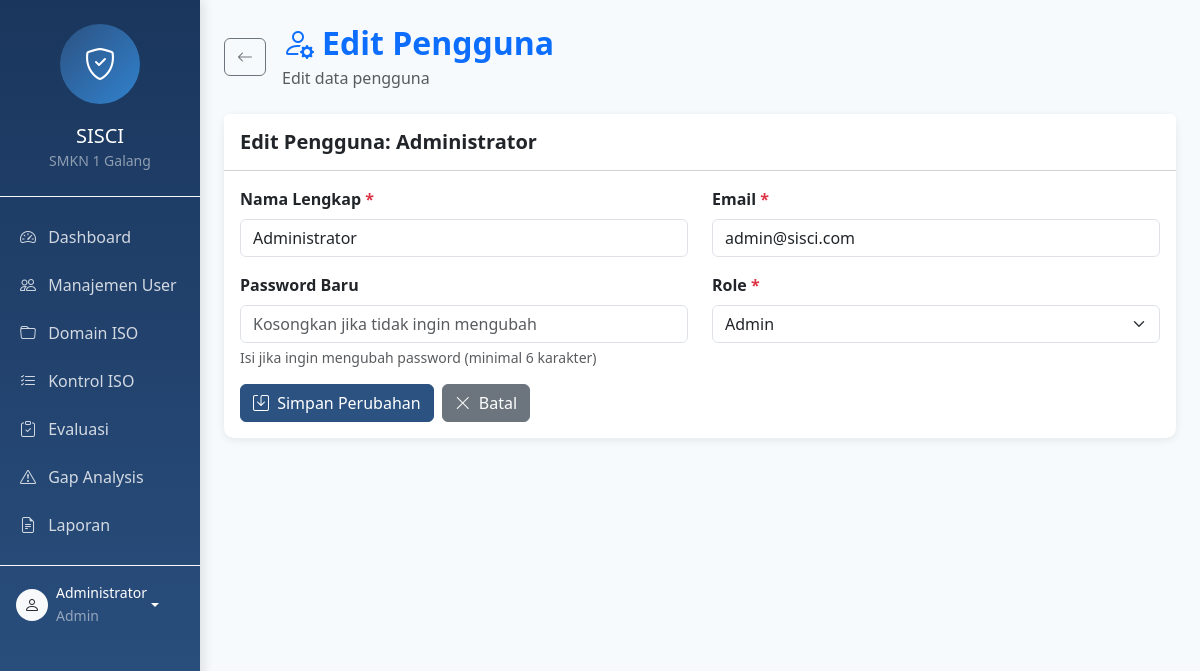
/index.php?page=users&action=edit&id=1 (signed in), run on the app's committed database.
### tables this page shows
CREATE TABLE users (
    id INT AUTO_INCREMENT PRIMARY KEY COMMENT 'ID unik pengguna',
    nama VARCHAR(100) NOT NULL COMMENT 'Nama lengkap pengguna',
    email VARCHAR(100) NOT NULL UNIQUE COMMENT 'Email pengguna (username login)',
    password VARCHAR(255) NOT NULL COMMENT 'Password yang sudah di-hash',
    role ENUM('admin', 'auditor', 'manajemen') NOT NULL DEFAULT 'auditor' COMMENT 'Role pengguna',
    created_at TIMESTAMP DEFAULT CURRENT_TIMESTAMP COMMENT 'Waktu pembuatan akun',
    updated_at TIMESTAMP DEFAULT CURRENT_TIMESTAMP ON UPDATE CURRENT_TIMESTAMP COMMENT 'Waktu terakhir update',
    
    INDEX idx_email (email),
    INDEX idx_role (role)
);

### controllers/UserController.php (called while the page is built, shortened)
<?php
require_once __DIR__ . '/../models/UserModel.php';
class UserController {
    private $userModel;
    public function __construct() {
        $this->userModel = new UserModel();
    }
    public function edit() {
        $id = intval($_GET['id'] ?? 0);
        $user = $this->userModel->getById($id);
        include __DIR__ . '/../views/users/edit.php';
    }
}

### config/config.php (called while the page is built, shortened)
<?php
function isLoggedIn() {
    return isset($_SESSION['user_id']) && !empty($_SESSION['user_id']);
}
function hasRole($roles) {
    if (is_string($roles)) {
        $roles = [$roles];
    }
    return in_array($_SESSION['user_role'], $roles);
}
function getCurrentUser() {
    return [
        'id' => $_SESSION['user_id'],
        'nama' => $_SESSION['user_nama'],
        'email' => $_SESSION['user_email'],
        'role' => $_SESSION['user_role']
    ];
}

### models/UserModel.php (called while the page is built, shortened)
<?php
require_once __DIR__ . '/../config/database.php';
class UserModel {
    private $db;
    public function __construct() {
        $this->db = getDB();
    }
    public function getById($id) {
        $stmt = $this->db->prepare("SELECT id, nama, email, role, created_at FROM users WHERE id = ?");
        $stmt->execute([$id]);
        return $stmt->fetch();
    }
}

### config/database.php (called while the page is built, shortened)
<?php
class Database {
    private static $instance = null;
    public static function getInstance() {
        if (self::$instance === null) {
            try {
                $dsn = "mysql:host=" . DB_HOST . ";dbname=" . DB_NAME . ";charset=" . DB_CHARSET;
                $options = [
                    PDO::ATTR_ERRMODE => PDO::ERRMODE_EXCEPTION,
                    PDO::ATTR_DEFAULT_FETCH_MODE => PDO::FETCH_ASSOC,
                    PDO::ATTR_EMULATE_PREPARES => false,
                ];
                self::$instance = new PDO($dsn, DB_USER, DB_PASS, $options);
            } catch (PDOException $e) {
                error_log("Koneksi Database Gagal: " . $e->getMessage());
                die("Terjadi kesalahan koneksi database. Silakan coba lagi nanti.");
            }
        }
        return self::$instance;
    }
}
function getDB() {
    return Database::getInstance();
}

### views/users/edit.php (the view, shortened to what this page needs)
<?php
include __DIR__ . '/../layouts/header.php';
?>
<div class="container-fluid">
    <div class="row">
        <?php include __DIR__ . '/../layouts/sidebar.php'; ?>
        <div class="col-md-9 col-lg-10 main-content p-4">
            <div class="d-flex align-items-center mb-4">
                <a href="<?php echo BASE_URL; ?>index.php?page=users" class="btn btn-outline-secondary me-3">
                    <i class="bi bi-arrow-left"></i>
                </a>
                <div>
                    <h2 class="fw-bold text-primary mb-1">
                        <i class="bi bi-person-gear me-2"></i>Edit Pengguna
                    </h2>
                    <p class="text-muted mb-0">Edit data pengguna</p>
                </div>
            </div>
            <div class="card">
                <div class="card-header bg-white py-3">
                    <h5 class="fw-bold mb-0">Edit Pengguna: <?php echo htmlspecialchars($user['nama']); ?></h5>
                </div>
                <div class="card-body">
                    <form action="<?php echo BASE_URL; ?>index.php?page=users&action=update" method="POST">
                        <div class="row">
                            <div class="col-md-6 mb-3">
                                <label for="nama" class="form-label fw-semibold">
                                    Nama Lengkap <span class="text-danger">*</span>
                                </label>
                                <input type="text"
                                       class="form-control"
                                       id="nama"
                                       name="nama"
                                       value="<?php echo htmlspecialchars($user['nama']); ?>"
                                       placeholder="Masukkan nama lengkap"
                                       required>
                            </div>
                            <div class="col-md-6 mb-3">
                                <label for="email" class="form-label fw-semibold">
                                    Email <span class="text-danger">*</span>
                                </label>
                                <input type="email"
                                       class="form-control"
                                       id="email"
                                       name="email"
                                       value="<?php echo $user['email']; ?>"
                                       placeholder="Masukkan email"
                                       required>
                            </div>
                        </div>
                        <div class="row">
                            <div class="col-md-6 mb-3">
                                <label for="password" class="form-label fw-semibold">
                                    Password Baru
                                </label>
                                <input type="password"
                                       class="form-control"
                                       id="password"
                                       name="password"
                                       placeholder="Kosongkan jika tidak ingin mengubah"
                                       minlength="6">
                                <div class="form-text">
                                    Isi jika ingin mengubah password (minimal 6 karakter)
                                </div>
                            </div>
                            <div class="col-md-6 mb-3">
                                <label for="role" class="form-label fw-semibold">
                                    Role <span class="text-danger">*</span>
                                </label>
                                <select class="form-select" id="role" name="role" required>
                                    <option value="admin" <?php echo ($user['role'] == 'admin') ? 'selected' : ''; ?>>Admin</option>
                                </select>
                            </div>
                        </div>
                        <div class="d-flex gap-2">
                            <button type="submit" class="btn btn-primary">
                                <i class="bi bi-save me-1"></i>
                                Simpan Perubahan
                            </button>
                            <a href="<?php echo BASE_URL; ?>index.php?page=users" class="btn btn-secondary">
                                <i class="bi bi-x-lg me-1"></i>
                                Batal
                            </a>
                        </div>
                    </form>
                </div>
            </div>
        </div>
    </div>
</div>
<?php
include __DIR__ . '/../layouts/footer.php';

### views/layouts/sidebar.php (shortened to what this page needs)
<?php
$currentPage = $_GET['page'] ?? 'dashboard';
$currentAction = $_GET['action'] ?? 'index';
function isActive($page, $action = null) {
    global $currentPage, $currentAction;
    if ($action === null) {
        return $currentPage === $page ? 'active' : '';
    }
    return ($currentPage === $page) ? 'active' : '';
}
?>
<div class="col-md-3 col-lg-2 sidebar p-0">
    <div class="d-flex flex-column">
        <div class="text-center p-4 border-bottom border-light">
            <div class="brand-logo mx-auto">
                <i class="bi bi-shield-check"></i>
            </div>
            <h5 class="text-white mb-0">SISCI</h5>
            <small class="text-white-50">SMKN 1 Galang</small>
        </div>
        <nav class="nav flex-column py-3">
            <a href="<?php echo BASE_URL; ?>index.php?page=dashboard"
               class="nav-link <?php echo isActive('dashboard'); ?>">
                <i class="bi bi-speedometer2"></i>
                Dashboard
            </a>
            <?php if (hasRole('admin')): ?>
            <a href="<?php echo BASE_URL; ?>index.php?page=users"
               class="nav-link <?php echo isActive('users'); ?>">
                <i class="bi bi-people"></i>
                Manajemen User
            </a>
            <?php endif; ?>
            <?php if (hasRole('admin')): ?>
            <a href="<?php echo BASE_URL; ?>index.php?page=domain"
               class="nav-link <?php echo isActive('domain'); ?>">
                <i class="bi bi-folder"></i>
                Domain ISO
            </a>
            <a href="<?php echo BASE_URL; ?>index.php?page=kontrol"
               class="nav-link <?php echo isActive('kontrol'); ?>">
                <i class="bi bi-list-check"></i>
                Kontrol ISO
            </a>
            <?php endif; ?>
            <?php if (hasRole(['admin', 'auditor'])): ?>
            <a href="<?php echo BASE_URL; ?>index.php?page=evaluasi"
               class="nav-link <?php echo isActive('evaluasi'); ?>">
                <i class="bi bi-clipboard-check"></i>
                Evaluasi
            </a>
            <?php endif; ?>
            <a href="<?php echo BASE_URL; ?>index.php?page=evaluasi&action=gap"
               class="nav-link <?php echo ($currentPage === 'evaluasi' && $currentAction === 'gap') ? 'active' : ''; ?>">
                <i class="bi bi-exclamation-triangle"></i>
                Gap Analysis
            </a>
            <a href="<?php echo BASE_URL; ?>index.php?page=laporan"
               class="nav-link <?php echo isActive('laporan'); ?>">
                <i class="bi bi-file-earmark-text"></i>
                Laporan
            </a>
        </nav>
        <div class="mt-auto p-3 border-top border-light">
            <div class="dropdown">
                <a href="#" class="d-flex align-items-center text-white text-decoration-none dropdown-toggle"
                   data-bs-toggle="dropdown">
                    <div class="bg-light rounded-circle d-flex align-items-center justify-content-center me-2"
                         style="width: 32px; height: 32px;">
                        <i class="bi bi-person text-dark"></i>
                    </div>
                    <div>
                        <small class="d-block text-white"><?php echo htmlspecialchars($currentUser['nama']); ?></small>
                        <small class="text-white-50 text-capitalize"><?php echo $currentUser['role']; ?></small>
                    </div>
                </a>
            </div>
        </div>
    </div>
</div>

### views/layouts/header.php (style rules this page uses)
:root { --primary-color: #2c5282; --secondary-color: #4a5568; --success-color: #38a169; --info-color: #3182ce; --warning-color: #d69e2e; --danger-color: #e53e3e; --light-bg: #f7fafc; }
body { font-family: 'Segoe UI', Tahoma, Geneva, Verdana, sans-serif; background-color: var(--light-bg); }
.sidebar { min-height: 100vh; background: linear-gradient(180deg, #1a365d 0%, #2c5282 100%); box-shadow: 4px 0 10px rgba(0,0,0,0.1); }
.sidebar .nav-link { color: rgba(255,255,255,0.8); padding: 12px 20px; border-radius: 0; transition: all 0.3s ease; }
.sidebar .nav-link i { width: 24px; margin-right: 8px; }
.card { border: none; border-radius: 10px; box-shadow: 0 2px 8px rgba(0,0,0,0.08); transition: transform 0.2s ease, box-shadow 0.2s ease; }
.btn { border-radius: 6px; font-weight: 500; transition: all 0.3s ease; }
.btn-primary { background-color: var(--primary-color); border-color: var(--primary-color); }
.brand-logo { width: 80px; height: 80px; background: linear-gradient(135deg, var(--primary-color), var(--info-color)); border-radius: 50%; display: flex; align-items: center; justify-content: center; color: white; font-size: 32px; margin: 0 auto 20px; }

### data on the page
users: nama "Administrator", role "Admin", email "admin@sisci.com"
